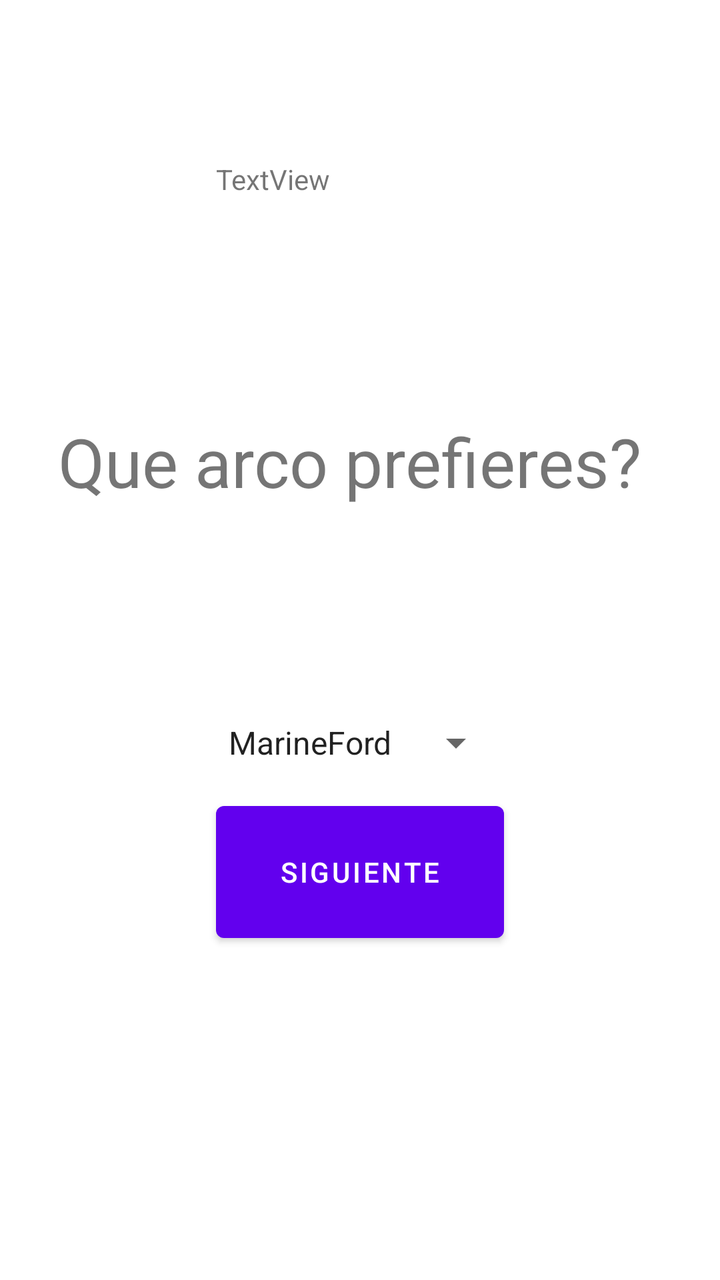
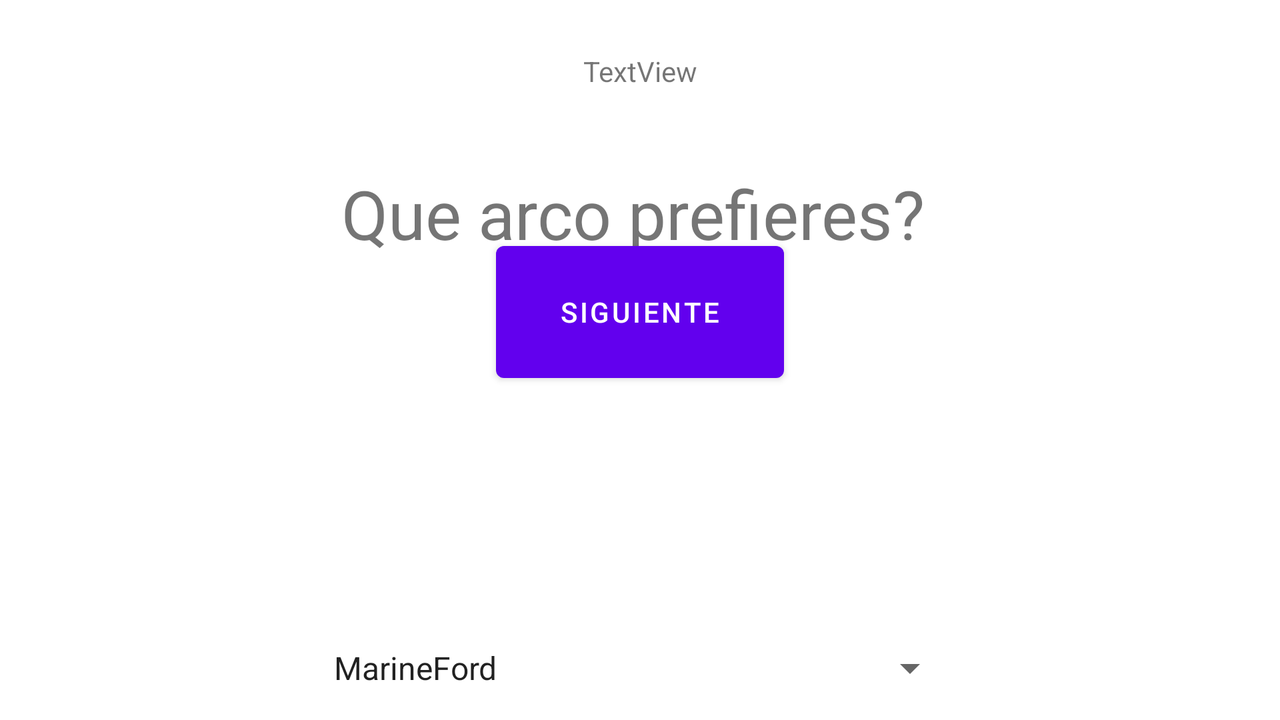

One screen, two layout resources from the same app: the default and the repository's alternative for another configuration. Each is rendered where Android would select it; the XML of both is given below.
<!-- AndroidManifest.xml: application theme Theme.Concurso -->
<!-- res/layout/activity_display_message3.xml -->
<?xml version="1.0" encoding="utf-8"?>
<androidx.constraintlayout.widget.ConstraintLayout xmlns:android="http://schemas.android.com/apk/res/android"
    xmlns:app="http://schemas.android.com/apk/res-auto"
    xmlns:tools="http://schemas.android.com/tools"
    android:layout_width="match_parent"
    android:layout_height="match_parent"
    tools:context=".DisplayMessageActivity3">


    <TextView
        android:id="@+id/nombrecillo"
        android:layout_width="96dp"
        android:layout_height="58dp"
        android:layout_marginTop="80dp"
        android:layout_marginEnd="156dp"
        android:text="TextView"
        app:layout_constraintEnd_toEndOf="parent"
        app:layout_constraintTop_toTopOf="parent" />

    <TextView
        android:id="@+id/textView"
        android:layout_width="wrap_content"
        android:layout_height="wrap_content"
        android:layout_marginStart="56dp"
        android:layout_marginTop="208dp"
        android:layout_marginEnd="39dp"
        android:text="Que arco prefieres?"
        android:textSize="34sp"
        app:layout_constraintEnd_toEndOf="parent"
        app:layout_constraintHorizontal_bias="1.0"
        app:layout_constraintStart_toStartOf="parent"
        app:layout_constraintTop_toTopOf="parent" />

    <Spinner

        android:id="@+id/spinner"
        android:layout_width="wrap_content"
        android:layout_height="wrap_content"
        android:layout_marginStart="45dp"
        android:layout_marginTop="106dp"
        android:layout_marginEnd="47dp"
        android:entries="@array/opciones"
        android:textSize="34sp"
        app:layout_constraintEnd_toEndOf="parent"
        app:layout_constraintStart_toStartOf="parent"
        app:layout_constraintTop_toBottomOf="@+id/textView"
        tools:ignore="TouchTargetSizeCheck" />

    <Button
        android:id="@+id/button2"
        android:layout_width="144dp"
        android:layout_height="78dp"
        android:layout_marginBottom="165dp"
        android:onClick="opciones"
        android:text="Siguiente"
        app:layout_constraintBottom_toBottomOf="parent"
        app:layout_constraintEnd_toEndOf="parent"
        app:layout_constraintStart_toStartOf="parent" />

</androidx.constraintlayout.widget.ConstraintLayout>
<!-- resources referenced by this layout -->
<resources>
  <string-array name="opciones">
          <item>MarineFord</item>
          <item>DressRosa</item>
          <item>Wano</item>
      </string-array>
  <style name="Theme.Concurso" parent="Theme.MaterialComponents.DayNight.DarkActionBar">
          
          <item name="colorPrimary">@color/purple_500</item>
          <item name="colorPrimaryVariant">@color/purple_700</item>
          <item name="colorOnPrimary">@color/white</item>
          
          <item name="colorSecondary">@color/teal_200</item>
          <item name="colorSecondaryVariant">@color/teal_700</item>
          <item name="colorOnSecondary">@color/black</item>
          
          <item name="android:statusBarColor" tools:targetApi="l">?attr/colorPrimaryVariant</item>
          
      </style>
</resources>
<!-- res/layout-land/activity_display_message3.xml (the repository's variant of the layout above) -->
<!-- drawn on the phone turned sideways -->
<?xml version="1.0" encoding="utf-8"?>
<androidx.constraintlayout.widget.ConstraintLayout xmlns:android="http://schemas.android.com/apk/res/android"
    xmlns:app="http://schemas.android.com/apk/res-auto"
    xmlns:tools="http://schemas.android.com/tools"
    android:layout_width="match_parent"
    android:layout_height="match_parent"
    tools:context=".DisplayMessageActivity3">


    <TextView
        android:id="@+id/nombrecillo"
        android:layout_width="wrap_content"
        android:layout_height="wrap_content"
        android:layout_marginTop="26dp"
        android:text="TextView"
        app:layout_constraintEnd_toEndOf="parent"
        app:layout_constraintStart_toStartOf="parent"
        app:layout_constraintTop_toTopOf="parent" />

    <TextView
        android:id="@+id/textView"
        android:layout_width="316dp"
        android:layout_height="110dp"
        android:layout_marginStart="56dp"
        android:layout_marginTop="84dp"
        android:layout_marginEnd="39dp"
        android:text="Que arco prefieres?"
        android:textSize="34sp"
        app:layout_constraintEnd_toEndOf="parent"
        app:layout_constraintStart_toStartOf="parent"
        app:layout_constraintTop_toTopOf="parent" />

    <Spinner

        android:id="@+id/spinner"
        android:layout_width="320dp"
        android:layout_height="68dp"
        android:layout_marginStart="45dp"
        android:layout_marginTop="106dp"
        android:layout_marginEnd="47dp"
        android:entries="@array/opciones"
        android:textSize="34sp"
        app:layout_constraintEnd_toEndOf="parent"
        app:layout_constraintStart_toStartOf="parent"
        app:layout_constraintTop_toBottomOf="@+id/textView"
        tools:ignore="TouchTargetSizeCheck" />

    <Button
        android:id="@+id/button2"
        android:layout_width="144dp"
        android:layout_height="78dp"
        android:layout_marginBottom="165dp"
        android:onClick="opciones"
        android:text="Siguiente"
        app:layout_constraintBottom_toBottomOf="parent"
        app:layout_constraintEnd_toEndOf="parent"
        app:layout_constraintStart_toStartOf="parent" />
</androidx.constraintlayout.widget.ConstraintLayout>
